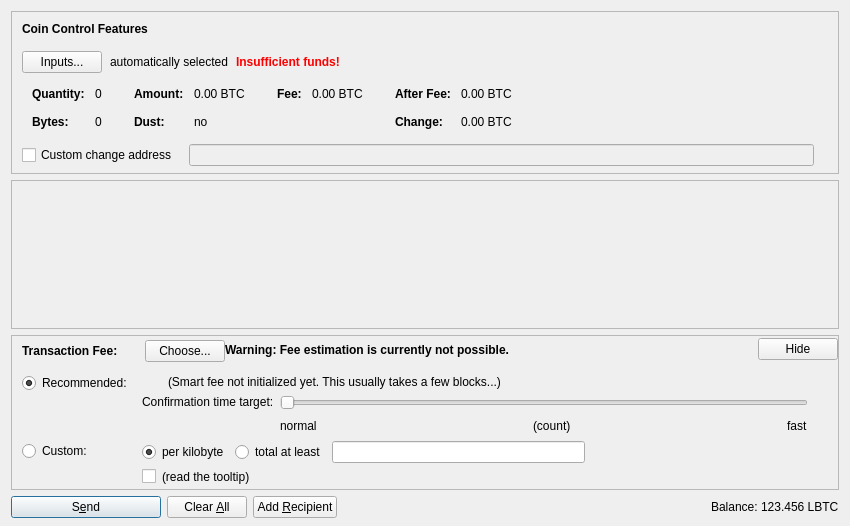
<?xml version="1.0" encoding="UTF-8"?>
<ui version="4.0">
 <class>SendCoinsDialog</class>
 <widget class="QDialog" name="SendCoinsDialog">
  <property name="geometry">
   <rect>
    <x>0</x>
    <y>0</y>
    <width>850</width>
    <height>526</height>
   </rect>
  </property>
  <property name="windowTitle">
   <string>Send Coins</string>
  </property>
  <layout class="QVBoxLayout" name="verticalLayout" stretch="0,1,0,0">
   <property name="bottomMargin">
    <number>8</number>
   </property>
   <item>
    <widget class="QFrame" name="frameCoinControl">
     <property name="sizePolicy">
      <sizepolicy hsizetype="Expanding" vsizetype="Expanding">
       <horstretch>0</horstretch>
       <verstretch>0</verstretch>
      </sizepolicy>
     </property>
     <property name="maximumSize">
      <size>
       <width>16777215</width>
       <height>16777215</height>
      </size>
     </property>
     <property name="frameShape">
      <enum>QFrame::StyledPanel</enum>
     </property>
     <property name="frameShadow">
      <enum>QFrame::Sunken</enum>
     </property>
     <layout class="QVBoxLayout" name="verticalLayoutCoinControl2">
      <property name="spacing">
       <number>0</number>
      </property>
      <property name="leftMargin">
       <number>0</number>
      </property>
      <property name="topMargin">
       <number>0</number>
      </property>
      <property name="rightMargin">
       <number>0</number>
      </property>
      <property name="bottomMargin">
       <number>6</number>
      </property>
      <item>
       <layout class="QVBoxLayout" name="verticalLayoutCoinControl" stretch="0,0,0,0,1">
        <property name="spacing">
         <number>0</number>
        </property>
        <property name="leftMargin">
         <number>10</number>
        </property>
        <property name="topMargin">
         <number>10</number>
        </property>
        <item>
         <layout class="QHBoxLayout" name="horizontalLayoutCoinControl1">
          <property name="bottomMargin">
           <number>15</number>
          </property>
          <item>
           <widget class="QLabel" name="labelCoinControlFeatures">
            <property name="sizePolicy">
             <sizepolicy hsizetype="Preferred" vsizetype="Maximum">
              <horstretch>0</horstretch>
              <verstretch>0</verstretch>
             </sizepolicy>
            </property>
            <property name="font">
             <font>
              <weight>75</weight>
              <bold>true</bold>
             </font>
            </property>
            <property name="styleSheet">
             <string notr="true">font-weight:bold;</string>
            </property>
            <property name="text">
             <string>Coin Control Features</string>
            </property>
           </widget>
          </item>
         </layout>
        </item>
        <item>
         <layout class="QHBoxLayout" name="horizontalLayoutCoinControl2" stretch="0,0,0,0">
          <property name="spacing">
           <number>8</number>
          </property>
          <property name="bottomMargin">
           <number>10</number>
          </property>
          <item>
           <widget class="QPushButton" name="pushButtonCoinControl">
            <property name="styleSheet">
             <string notr="true"/>
            </property>
            <property name="text">
             <string>Inputs...</string>
            </property>
            <property name="autoDefault">
             <bool>false</bool>
            </property>
           </widget>
          </item>
          <item>
           <widget class="QLabel" name="labelCoinControlAutomaticallySelected">
            <property name="text">
             <string>automatically selected</string>
            </property>
            <property name="margin">
             <number>5</number>
            </property>
           </widget>
          </item>
          <item>
           <widget class="QLabel" name="labelCoinControlInsuffFunds">
            <property name="font">
             <font>
              <weight>75</weight>
              <bold>true</bold>
             </font>
            </property>
            <property name="styleSheet">
             <string notr="true">color:red;font-weight:bold;</string>
            </property>
            <property name="text">
             <string>Insufficient funds!</string>
            </property>
            <property name="margin">
             <number>5</number>
            </property>
           </widget>
          </item>
          <item>
           <spacer name="horizontalSpacerCoinControl">
            <property name="orientation">
             <enum>Qt::Horizontal</enum>
            </property>
            <property name="sizeHint" stdset="0">
             <size>
              <width>40</width>
              <height>1</height>
             </size>
            </property>
           </spacer>
          </item>
         </layout>
        </item>
        <item>
         <widget class="QWidget" name="widgetCoinControl" native="true">
          <property name="sizePolicy">
           <sizepolicy hsizetype="Preferred" vsizetype="Preferred">
            <horstretch>0</horstretch>
            <verstretch>0</verstretch>
           </sizepolicy>
          </property>
          <property name="minimumSize">
           <size>
            <width>0</width>
            <height>0</height>
           </size>
          </property>
          <property name="styleSheet">
           <string notr="true"/>
          </property>
          <layout class="QHBoxLayout" name="horizontalLayoutCoinControl5">
           <property name="leftMargin">
            <number>0</number>
           </property>
           <property name="topMargin">
            <number>0</number>
           </property>
           <property name="rightMargin">
            <number>0</number>
           </property>
           <property name="bottomMargin">
            <number>0</number>
           </property>
           <item>
            <layout class="QHBoxLayout" name="horizontalLayoutCoinControl3" stretch="0,0,0,1">
             <property name="spacing">
              <number>20</number>
             </property>
             <property name="topMargin">
              <number>0</number>
             </property>
             <property name="bottomMargin">
              <number>10</number>
             </property>
             <item>
              <layout class="QFormLayout" name="formLayoutCoinControl1">
               <property name="horizontalSpacing">
                <number>10</number>
               </property>
               <property name="verticalSpacing">
                <number>14</number>
               </property>
               <property name="leftMargin">
                <number>10</number>
               </property>
               <property name="topMargin">
                <number>4</number>
               </property>
               <property name="rightMargin">
                <number>6</number>
               </property>
               <item row="0" column="0">
                <widget class="QLabel" name="labelCoinControlQuantityText">
                 <property name="font">
                  <font>
                   <weight>75</weight>
                   <bold>true</bold>
                  </font>
                 </property>
                 <property name="text">
                  <string>Quantity:</string>
                 </property>
                 <property name="margin">
                  <number>0</number>
                 </property>
                </widget>
               </item>
               <item row="0" column="1">
                <widget class="QLabel" name="labelCoinControlQuantity">
                 <property name="cursor">
                  <cursorShape>IBeamCursor</cursorShape>
                 </property>
                 <property name="contextMenuPolicy">
                  <enum>Qt::ActionsContextMenu</enum>
                 </property>
                 <property name="text">
                  <string notr="true">0</string>
                 </property>
                 <property name="margin">
                  <number>0</number>
                 </property>
                 <property name="textInteractionFlags">
                  <set>Qt::LinksAccessibleByMouse|Qt::TextSelectableByKeyboard|Qt::TextSelectableByMouse</set>
                 </property>
                </widget>
               </item>
               <item row="1" column="0">
                <widget class="QLabel" name="labelCoinControlBytesText">
                 <property name="font">
                  <font>
                   <weight>75</weight>
                   <bold>true</bold>
                  </font>
                 </property>
                 <property name="text">
                  <string>Bytes:</string>
                 </property>
                </widget>
               </item>
               <item row="1" column="1">
                <widget class="QLabel" name="labelCoinControlBytes">
                 <property name="cursor">
                  <cursorShape>IBeamCursor</cursorShape>
                 </property>
                 <property name="contextMenuPolicy">
                  <enum>Qt::ActionsContextMenu</enum>
                 </property>
                 <property name="text">
                  <string notr="true">0</string>
                 </property>
                 <property name="textInteractionFlags">
                  <set>Qt::LinksAccessibleByMouse|Qt::TextSelectableByKeyboard|Qt::TextSelectableByMouse</set>
                 </property>
                </widget>
               </item>
              </layout>
             </item>
             <item>
              <layout class="QFormLayout" name="formLayoutCoinControl2">
               <property name="horizontalSpacing">
                <number>10</number>
               </property>
               <property name="verticalSpacing">
                <number>14</number>
               </property>
               <property name="leftMargin">
                <number>6</number>
               </property>
               <property name="topMargin">
                <number>4</number>
               </property>
               <property name="rightMargin">
                <number>6</number>
               </property>
               <item row="0" column="0">
                <widget class="QLabel" name="labelCoinControlAmountText">
                 <property name="font">
                  <font>
                   <weight>75</weight>
                   <bold>true</bold>
                  </font>
                 </property>
                 <property name="text">
                  <string>Amount:</string>
                 </property>
                 <property name="margin">
                  <number>0</number>
                 </property>
                </widget>
               </item>
               <item row="0" column="1">
                <widget class="QLabel" name="labelCoinControlAmount">
                 <property name="cursor">
                  <cursorShape>IBeamCursor</cursorShape>
                 </property>
                 <property name="contextMenuPolicy">
                  <enum>Qt::ActionsContextMenu</enum>
                 </property>
                 <property name="text">
                  <string notr="true">0.00 BTC</string>
                 </property>
                 <property name="textInteractionFlags">
                  <set>Qt::LinksAccessibleByMouse|Qt::TextSelectableByKeyboard|Qt::TextSelectableByMouse</set>
                 </property>
                </widget>
               </item>
               <item row="1" column="0">
                <widget class="QLabel" name="labelCoinControlLowOutputText">
                 <property name="font">
                  <font>
                   <weight>75</weight>
                   <bold>true</bold>
                  </font>
                 </property>
                 <property name="text">
                  <string>Dust:</string>
                 </property>
                </widget>
               </item>
               <item row="1" column="1">
                <widget class="QLabel" name="labelCoinControlLowOutput">
                 <property name="cursor">
                  <cursorShape>IBeamCursor</cursorShape>
                 </property>
                 <property name="contextMenuPolicy">
                  <enum>Qt::ActionsContextMenu</enum>
                 </property>
                 <property name="text">
                  <string notr="true">no</string>
                 </property>
                 <property name="textInteractionFlags">
                  <set>Qt::LinksAccessibleByMouse|Qt::TextSelectableByKeyboard|Qt::TextSelectableByMouse</set>
                 </property>
                </widget>
               </item>
              </layout>
             </item>
             <item>
              <layout class="QFormLayout" name="formLayoutCoinControl3">
               <property name="horizontalSpacing">
                <number>10</number>
               </property>
               <property name="verticalSpacing">
                <number>14</number>
               </property>
               <property name="leftMargin">
                <number>6</number>
               </property>
               <property name="topMargin">
                <number>4</number>
               </property>
               <property name="rightMargin">
                <number>6</number>
               </property>
               <item row="0" column="0">
                <widget class="QLabel" name="labelCoinControlFeeText">
                 <property name="font">
                  <font>
                   <weight>75</weight>
                   <bold>true</bold>
                  </font>
                 </property>
                 <property name="text">
                  <string>Fee:</string>
                 </property>
                 <property name="margin">
                  <number>0</number>
                 </property>
                </widget>
               </item>
               <item row="0" column="1">
                <widget class="QLabel" name="labelCoinControlFee">
                 <property name="cursor">
                  <cursorShape>IBeamCursor</cursorShape>
                 </property>
                 <property name="contextMenuPolicy">
                  <enum>Qt::ActionsContextMenu</enum>
                 </property>
                 <property name="text">
                  <string notr="true">0.00 BTC</string>
                 </property>
                 <property name="textInteractionFlags">
                  <set>Qt::LinksAccessibleByMouse|Qt::TextSelectableByKeyboard|Qt::TextSelectableByMouse</set>
                 </property>
                </widget>
               </item>
              </layout>
             </item>
             <item>
              <layout class="QFormLayout" name="formLayoutCoinControl4">
               <property name="horizontalSpacing">
                <number>10</number>
               </property>
               <property name="verticalSpacing">
                <number>14</number>
               </property>
               <property name="leftMargin">
                <number>6</number>
               </property>
               <property name="topMargin">
                <number>4</number>
               </property>
               <property name="rightMargin">
                <number>6</number>
               </property>
               <item row="0" column="0">
                <widget class="QLabel" name="labelCoinControlAfterFeeText">
                 <property name="font">
                  <font>
                   <weight>75</weight>
                   <bold>true</bold>
                  </font>
                 </property>
                 <property name="text">
                  <string>After Fee:</string>
                 </property>
                 <property name="margin">
                  <number>0</number>
                 </property>
                </widget>
               </item>
               <item row="0" column="1">
                <widget class="QLabel" name="labelCoinControlAfterFee">
                 <property name="cursor">
                  <cursorShape>IBeamCursor</cursorShape>
                 </property>
                 <property name="contextMenuPolicy">
                  <enum>Qt::ActionsContextMenu</enum>
                 </property>
                 <property name="text">
                  <string notr="true">0.00 BTC</string>
                 </property>
                 <property name="textInteractionFlags">
                  <set>Qt::LinksAccessibleByMouse|Qt::TextSelectableByKeyboard|Qt::TextSelectableByMouse</set>
                 </property>
                </widget>
               </item>
               <item row="1" column="0">
                <widget class="QLabel" name="labelCoinControlChangeText">
                 <property name="font">
                  <font>
                   <weight>75</weight>
                   <bold>true</bold>
                  </font>
                 </property>
                 <property name="text">
                  <string>Change:</string>
                 </property>
                </widget>
               </item>
               <item row="1" column="1">
                <widget class="QLabel" name="labelCoinControlChange">
                 <property name="cursor">
                  <cursorShape>IBeamCursor</cursorShape>
                 </property>
                 <property name="contextMenuPolicy">
                  <enum>Qt::ActionsContextMenu</enum>
                 </property>
                 <property name="text">
                  <string notr="true">0.00 BTC</string>
                 </property>
                 <property name="textInteractionFlags">
                  <set>Qt::LinksAccessibleByMouse|Qt::TextSelectableByKeyboard|Qt::TextSelectableByMouse</set>
                 </property>
                </widget>
               </item>
              </layout>
             </item>
            </layout>
           </item>
          </layout>
         </widget>
        </item>
        <item>
         <layout class="QHBoxLayout" name="horizontalLayoutCoinControl4" stretch="0,0,0">
          <property name="spacing">
           <number>12</number>
          </property>
          <property name="sizeConstraint">
           <enum>QLayout::SetDefaultConstraint</enum>
          </property>
          <property name="topMargin">
           <number>5</number>
          </property>
          <property name="rightMargin">
           <number>5</number>
          </property>
          <item>
           <widget class="QCheckBox" name="checkBoxCoinControlChange">
            <property name="toolTip">
             <string>If this is activated, but the change address is empty or invalid, change will be sent to a newly generated address.</string>
            </property>
            <property name="text">
             <string>Custom change address</string>
            </property>
           </widget>
          </item>
          <item>
           <widget class="QValidatedLineEdit" name="lineEditCoinControlChange">
            <property name="enabled">
             <bool>false</bool>
            </property>
            <property name="sizePolicy">
             <sizepolicy hsizetype="Expanding" vsizetype="Fixed">
              <horstretch>0</horstretch>
              <verstretch>0</verstretch>
             </sizepolicy>
            </property>
           </widget>
          </item>
          <item>
           <widget class="QLabel" name="labelCoinControlChangeLabel">
            <property name="sizePolicy">
             <sizepolicy hsizetype="Preferred" vsizetype="Expanding">
              <horstretch>0</horstretch>
              <verstretch>0</verstretch>
             </sizepolicy>
            </property>
            <property name="minimumSize">
             <size>
              <width>0</width>
              <height>0</height>
             </size>
            </property>
            <property name="text">
             <string/>
            </property>
            <property name="margin">
             <number>3</number>
            </property>
           </widget>
          </item>
         </layout>
        </item>
        <item>
         <spacer name="verticalSpacerCoinControl">
          <property name="orientation">
           <enum>Qt::Vertical</enum>
          </property>
          <property name="sizeHint" stdset="0">
           <size>
            <width>800</width>
            <height>1</height>
           </size>
          </property>
         </spacer>
        </item>
       </layout>
      </item>
     </layout>
    </widget>
   </item>
   <item>
    <widget class="QScrollArea" name="scrollArea">
     <property name="widgetResizable">
      <bool>true</bool>
     </property>
     <widget class="QWidget" name="scrollAreaWidgetContents">
      <property name="geometry">
       <rect>
        <x>0</x>
        <y>0</y>
        <width>830</width>
        <height>96</height>
       </rect>
      </property>
      <layout class="QVBoxLayout" name="verticalLayout_2" stretch="0,1">
       <property name="leftMargin">
        <number>0</number>
       </property>
       <property name="topMargin">
        <number>0</number>
       </property>
       <property name="rightMargin">
        <number>0</number>
       </property>
       <property name="bottomMargin">
        <number>0</number>
       </property>
       <item>
        <layout class="QVBoxLayout" name="entries">
         <property name="spacing">
          <number>6</number>
         </property>
        </layout>
       </item>
       <item>
        <spacer name="verticalSpacer">
         <property name="orientation">
          <enum>Qt::Vertical</enum>
         </property>
         <property name="sizeHint" stdset="0">
          <size>
           <width>20</width>
           <height>40</height>
          </size>
         </property>
        </spacer>
       </item>
      </layout>
     </widget>
    </widget>
   </item>
   <item>
    <widget class="QFrame" name="frameFee">
     <property name="sizePolicy">
      <sizepolicy hsizetype="Expanding" vsizetype="Expanding">
       <horstretch>0</horstretch>
       <verstretch>0</verstretch>
      </sizepolicy>
     </property>
     <property name="maximumSize">
      <size>
       <width>16777215</width>
       <height>16777215</height>
      </size>
     </property>
     <property name="frameShape">
      <enum>QFrame::StyledPanel</enum>
     </property>
     <property name="frameShadow">
      <enum>QFrame::Sunken</enum>
     </property>
     <layout class="QVBoxLayout" name="verticalLayoutFee1">
      <property name="spacing">
       <number>0</number>
      </property>
      <property name="leftMargin">
       <number>0</number>
      </property>
      <property name="topMargin">
       <number>0</number>
      </property>
      <property name="rightMargin">
       <number>0</number>
      </property>
      <property name="bottomMargin">
       <number>0</number>
      </property>
      <item>
       <layout class="QVBoxLayout" name="verticalLayoutFee2" stretch="0,0,0">
        <property name="spacing">
         <number>0</number>
        </property>
        <property name="leftMargin">
         <number>10</number>
        </property>
        <property name="topMargin">
         <number>0</number>
        </property>
        <item>
         <layout class="QHBoxLayout" name="horizontalLayoutFee1">
          <property name="bottomMargin">
           <number>0</number>
          </property>
          <item>
           <layout class="QVBoxLayout" name="verticalLayoutFee7">
            <property name="spacing">
             <number>0</number>
            </property>
            <item>
             <spacer name="verticalSpacerSmartFee">
              <property name="orientation">
               <enum>Qt::Vertical</enum>
              </property>
              <property name="sizeType">
               <enum>QSizePolicy::Fixed</enum>
              </property>
              <property name="sizeHint" stdset="0">
               <size>
                <width>1</width>
                <height>4</height>
               </size>
              </property>
             </spacer>
            </item>
            <item>
             <layout class="QHBoxLayout" name="horizontalLayoutSmartFee">
              <property name="spacing">
               <number>10</number>
              </property>
              <item>
               <widget class="QLabel" name="labelFeeHeadline">
                <property name="sizePolicy">
                 <sizepolicy hsizetype="Preferred" vsizetype="Maximum">
                  <horstretch>0</horstretch>
                  <verstretch>0</verstretch>
                 </sizepolicy>
                </property>
                <property name="font">
                 <font>
                  <weight>75</weight>
                  <bold>true</bold>
                 </font>
                </property>
                <property name="styleSheet">
                 <string notr="true">font-weight:bold;</string>
                </property>
                <property name="text">
                 <string>Transaction Fee:</string>
                </property>
               </widget>
              </item>
              <item>
               <widget class="QLabel" name="labelFeeMinimized">
                <property name="enabled">
                 <bool>true</bool>
                </property>
                <property name="text">
                 <string/>
                </property>
               </widget>
              </item>
              <item>
               <widget class="QPushButton" name="buttonChooseFee">
                <property name="enabled">
                 <bool>true</bool>
                </property>
                <property name="text">
                 <string>Choose...</string>
                </property>
               </widget>
              </item>
             </layout>
            </item>
            <item>
             <spacer name="verticalSpacer_5">
              <property name="orientation">
               <enum>Qt::Vertical</enum>
              </property>
              <property name="sizeHint" stdset="0">
               <size>
                <width>1</width>
                <height>1</height>
               </size>
              </property>
             </spacer>
            </item>
           </layout>
          </item>
          <item>
           <widget class="QLabel" name="fallbackFeeWarningLabel">
            <property name="font">
             <font>
              <weight>75</weight>
              <bold>true</bold>
             </font>
            </property>
            <property name="toolTip">
             <string>Using the fallbackfee can result in sending a transaction that will take several hours or days (or never) to confirm. Consider choosing your fee manually or wait until your have validated the complete chain.</string>
            </property>
            <property name="text">
             <string>Warning: Fee estimation is currently not possible.</string>
            </property>
            <property name="wordWrap">
             <bool>false</bool>
            </property>
           </widget>
          </item>
          <item>
           <spacer name="horizontalSpacer_4">
            <property name="orientation">
             <enum>Qt::Horizontal</enum>
            </property>
            <property name="sizeType">
             <enum>QSizePolicy::MinimumExpanding</enum>
            </property>
            <property name="sizeHint" stdset="0">
             <size>
              <width>40</width>
              <height>20</height>
             </size>
            </property>
           </spacer>
          </item>
          <item>
           <widget class="QPushButton" name="buttonMinimizeFee">
            <property name="toolTip">
             <string>collapse fee-settings</string>
            </property>
            <property name="text">
             <string>Hide</string>
            </property>
           </widget>
          </item>
         </layout>
        </item>
        <item>
         <widget class="QFrame" name="frameFeeSelection">
          <layout class="QVBoxLayout" name="verticalLayoutFee12">
           <property name="spacing">
            <number>0</number>
           </property>
           <property name="leftMargin">
            <number>0</number>
           </property>
           <property name="topMargin">
            <number>0</number>
           </property>
           <property name="rightMargin">
            <number>0</number>
           </property>
           <property name="bottomMargin">
            <number>0</number>
           </property>
           <item>
            <layout class="QGridLayout" name="gridLayoutFee">
             <property name="topMargin">
              <number>10</number>
             </property>
             <property name="bottomMargin">
              <number>4</number>
             </property>
             <property name="horizontalSpacing">
              <number>10</number>
             </property>
             <property name="verticalSpacing">
              <number>4</number>
             </property>
             <item row="1" column="1">
              <layout class="QVBoxLayout" name="verticalLayoutFee8">
               <property name="spacing">
                <number>6</number>
               </property>
               <item>
                <layout class="QHBoxLayout" name="horizontalLayoutFee13">
                 <item>
                  <widget class="QRadioButton" name="radioCustomPerKilobyte">
                   <property name="toolTip">
                    <string>If the custom fee is set to 1000 satoshis and the transaction is only 250 bytes, then &quot;per kilobyte&quot; only pays 250 satoshis in fee, while &quot;total at least&quot; pays 1000 satoshis. For transactions bigger than a kilobyte both pay by kilobyte.</string>
                   </property>
                   <property name="text">
                    <string>per kilobyte</string>
                   </property>
                   <property name="checked">
                    <bool>true</bool>
                   </property>
                   <attribute name="buttonGroup">
                    <string notr="true">groupCustomFee</string>
                   </attribute>
                  </widget>
                 </item>
                 <item>
                  <widget class="QRadioButton" name="radioCustomAtLeast">
                   <property name="toolTip">
                    <string>If the custom fee is set to 1000 satoshis and the transaction is only 250 bytes, then &quot;per kilobyte&quot; only pays 250 satoshis in fee, while &quot;total at least&quot; pays 1000 satoshis. For transactions bigger than a kilobyte both pay by kilobyte.</string>
                   </property>
                   <property name="text">
                    <string>total at least</string>
                   </property>
                   <attribute name="buttonGroup">
                    <string notr="true">groupCustomFee</string>
                   </attribute>
                  </widget>
                 </item>
                 <item>
                  <widget class="BitcoinAmountField" name="customFee"/>
                 </item>
                 <item>
                  <spacer name="horizontalSpacer_6">
                   <property name="orientation">
                    <enum>Qt::Horizontal</enum>
                   </property>
                   <property name="sizeHint" stdset="0">
                    <size>
                     <width>1</width>
                     <height>1</height>
                    </size>
                   </property>
                  </spacer>
                 </item>
                </layout>
               </item>
               <item>
                <layout class="QHBoxLayout" name="horizontalLayoutFee8">
                 <item>
                  <widget class="QCheckBox" name="checkBoxMinimumFee">
                   <property name="toolTip">
                    <string>Paying only the minimum fee is just fine as long as there is less transaction volume than space in the blocks. But be aware that this can end up in a never confirming transaction once there is more demand for LBTC transactions than the network can process.</string>
                   </property>
                   <property name="text">
                    <string/>
                   </property>
                  </widget>
                 </item>
                 <item>
                  <widget class="QLabel" name="labelMinFeeWarning">
                   <property name="enabled">
                    <bool>true</bool>
                   </property>
                   <property name="toolTip">
                    <string>Paying only the minimum fee is just fine as long as there is less transaction volume than space in the blocks. But be aware that this can end up in a never confirming transaction once there is more demand for LBTC transactions than the network can process.</string>
                   </property>
                   <property name="text">
                    <string>(read the tooltip)</string>
                   </property>
                   <property name="margin">
                    <number>5</number>
                   </property>
                  </widget>
                 </item>
                 <item>
                  <spacer name="horizontalSpacer_2">
                   <property name="orientation">
                    <enum>Qt::Horizontal</enum>
                   </property>
                   <property name="sizeHint" stdset="0">
                    <size>
                     <width>1</width>
                     <height>1</height>
                    </size>
                   </property>
                  </spacer>
                 </item>
                </layout>
               </item>
              </layout>
             </item>
             <item row="0" column="0">
              <layout class="QVBoxLayout" name="verticalLayoutFee4" stretch="0,1">
               <item>
                <widget class="QRadioButton" name="radioSmartFee">
                 <property name="text">
                  <string>Recommended:</string>
                 </property>
                 <property name="checked">
                  <bool>true</bool>
                 </property>
                 <attribute name="buttonGroup">
                  <string notr="true">groupFee</string>
                 </attribute>
                </widget>
               </item>
               <item>
                <spacer name="verticalSpacer_2">
                 <property name="orientation">
                  <enum>Qt::Vertical</enum>
                 </property>
                 <property name="sizeHint" stdset="0">
                  <size>
                   <width>1</width>
                   <height>1</height>
                  </size>
                 </property>
                </spacer>
               </item>
              </layout>
             </item>
             <item row="1" column="0">
              <layout class="QVBoxLayout" name="verticalLayoutFee9" stretch="0,1">
               <item>
                <widget class="QRadioButton" name="radioCustomFee">
                 <property name="text">
                  <string>Custom:</string>
                 </property>
                 <attribute name="buttonGroup">
                  <string notr="true">groupFee</string>
                 </attribute>
                </widget>
               </item>
               <item>
                <spacer name="verticalSpacer_6">
                 <property name="orientation">
                  <enum>Qt::Vertical</enum>
                 </property>
                 <property name="sizeHint" stdset="0">
                  <size>
                   <width>1</width>
                   <height>1</height>
                  </size>
                 </property>
                </spacer>
               </item>
              </layout>
             </item>
             <item row="0" column="1">
              <layout class="QVBoxLayout" name="verticalLayoutFee3" stretch="0,0,1">
               <property name="spacing">
                <number>6</number>
               </property>
               <property name="topMargin">
                <number>2</number>
               </property>
               <item>
                <layout class="QHBoxLayout" name="horizontalLayoutFee12">
                 <item>
                  <widget class="QLabel" name="labelSmartFee">
                   <property name="text">
                    <string/>
                   </property>
                   <property name="margin">
                    <number>2</number>
                   </property>
                  </widget>
                 </item>
                 <item>
                  <widget class="QLabel" name="labelFeeEstimation">
                   <property name="text">
                    <string/>
                   </property>
                  </widget>
                 </item>
                 <item>
                  <widget class="QLabel" name="labelSmartFee2">
                   <property name="text">
                    <string>(Smart fee not initialized yet. This usually takes a few blocks...)</string>
                   </property>
                   <property name="margin">
                    <number>2</number>
                   </property>
                  </widget>
                 </item>
                 <item>
                  <spacer name="horizontalSpacer_5">
                   <property name="orientation">
                    <enum>Qt::Horizontal</enum>
                   </property>
                   <property name="sizeHint" stdset="0">
                    <size>
                     <width>1</width>
                     <height>1</height>
                    </size>
                   </property>
                  </spacer>
                 </item>
                </layout>
               </item>
               <item>
                <layout class="QHBoxLayout" name="horizontalLayoutFee9">
                 <item>
                  <layout class="QVBoxLayout" name="verticalLayoutFee6">
                   <item>
                    <widget class="QLabel" name="labelSmartFee3">
                     <property name="text">
                      <string>Confirmation time target:</string>
                     </property>
                     <property name="margin">
                      <number>2</number>
                     </property>
                    </widget>
                   </item>
                   <item>
                    <spacer name="verticalSpacer_3">
                     <property name="orientation">
                      <enum>Qt::Vertical</enum>
                     </property>
                     <property name="sizeHint" stdset="0">
                      <size>
                       <width>1</width>
                       <height>1</height>
                      </size>
                     </property>
                    </spacer>
                   </item>
                  </layout>
                 </item>
                 <item>
                  <layout class="QVBoxLayout" name="verticalLayoutFee5">
                   <property name="rightMargin">
                    <number>30</number>
                   </property>
                   <item>
                    <widget class="QSlider" name="sliderSmartFee">
                     <property name="minimum">
                      <number>0</number>
                     </property>
                     <property name="maximum">
                      <number>23</number>
                     </property>
                     <property name="pageStep">
                      <number>1</number>
                     </property>
                     <property name="value">
                      <number>0</number>
                     </property>
                     <property name="orientation">
                      <enum>Qt::Horizontal</enum>
                     </property>
                     <property name="invertedAppearance">
                      <bool>false</bool>
                     </property>
                     <property name="invertedControls">
                      <bool>false</bool>
                     </property>
                     <property name="tickPosition">
                      <enum>QSlider::NoTicks</enum>
                     </property>
                    </widget>
                   </item>
                   <item>
                    <layout class="QHBoxLayout" name="horizontalLayoutFee10">
                     <item>
                      <widget class="QLabel" name="labelSmartFeeNormal">
                       <property name="text">
                        <string>normal</string>
                       </property>
                      </widget>
                     </item>
                     <item>
                      <spacer name="horizontalSpacer_7">
                       <property name="orientation">
                        <enum>Qt::Horizontal</enum>
                       </property>
                       <property name="sizeHint" stdset="0">
                        <size>
                         <width>40</width>
                         <height>20</height>
                        </size>
                       </property>
                      </spacer>
                     </item>
                     <item>
                      <widget class="QLabel" name="confirmationTargetLabel">
                       <property name="text">
                        <string notr="true">(count)</string>
                       </property>
                      </widget>
                     </item>
                     <item>
                      <spacer name="horizontalSpacer_3">
                       <property name="orientation">
                        <enum>Qt::Horizontal</enum>
                       </property>
                       <property name="sizeHint" stdset="0">
                        <size>
                         <width>40</width>
                         <height>20</height>
                        </size>
                       </property>
                      </spacer>
                     </item>
                     <item>
                      <widget class="QLabel" name="labelSmartFeeFast">
                       <property name="text">
                        <string>fast</string>
                       </property>
                      </widget>
                     </item>
                    </layout>
                   </item>
                  </layout>
                 </item>
                </layout>
               </item>
               <item>
                <spacer name="verticalSpacer_4">
                 <property name="orientation">
                  <enum>Qt::Vertical</enum>
                 </property>
                 <property name="sizeHint" stdset="0">
                  <size>
                   <width>1</width>
                   <height>1</height>
                  </size>
                 </property>
                </spacer>
               </item>
              </layout>
             </item>
            </layout>
           </item>
          </layout>
         </widget>
        </item>
        <item>
         <spacer name="verticalSpacerFee">
          <property name="orientation">
           <enum>Qt::Vertical</enum>
          </property>
          <property name="sizeHint" stdset="0">
           <size>
            <width>800</width>
            <height>1</height>
           </size>
          </property>
         </spacer>
        </item>
       </layout>
      </item>
     </layout>
    </widget>
   </item>
   <item>
    <layout class="QHBoxLayout" name="horizontalLayout">
     <item>
      <widget class="QPushButton" name="sendButton">
       <property name="minimumSize">
        <size>
         <width>150</width>
         <height>0</height>
        </size>
       </property>
       <property name="toolTip">
        <string>Confirm the send action</string>
       </property>
       <property name="text">
        <string>S&amp;end</string>
       </property>
       <property name="icon">
        <iconset resource="../bitcoin.qrc">
         <normaloff>:/icons/send</normaloff>:/icons/send</iconset>
       </property>
       <property name="autoDefault">
        <bool>false</bool>
       </property>
       <property name="default">
        <bool>true</bool>
       </property>
      </widget>
     </item>
     <item>
      <widget class="QPushButton" name="clearButton">
       <property name="sizePolicy">
        <sizepolicy hsizetype="Minimum" vsizetype="Fixed">
         <horstretch>0</horstretch>
         <verstretch>0</verstretch>
        </sizepolicy>
       </property>
       <property name="toolTip">
        <string>Clear all fields of the form.</string>
       </property>
       <property name="text">
        <string>Clear &amp;All</string>
       </property>
       <property name="icon">
        <iconset resource="../bitcoin.qrc">
         <normaloff>:/icons/remove</normaloff>:/icons/remove</iconset>
       </property>
       <property name="autoDefault">
        <bool>false</bool>
       </property>
      </widget>
     </item>
     <item>
      <widget class="QPushButton" name="addButton">
       <property name="toolTip">
        <string>Send to multiple recipients at once</string>
       </property>
       <property name="text">
        <string>Add &amp;Recipient</string>
       </property>
       <property name="icon">
        <iconset resource="../bitcoin.qrc">
         <normaloff>:/icons/add</normaloff>:/icons/add</iconset>
       </property>
       <property name="autoDefault">
        <bool>false</bool>
       </property>
      </widget>
     </item>
     <item>
      <spacer name="horizontalSpacer">
       <property name="orientation">
        <enum>Qt::Horizontal</enum>
       </property>
       <property name="sizeHint" stdset="0">
        <size>
         <width>40</width>
         <height>20</height>
        </size>
       </property>
      </spacer>
     </item>
     <item>
      <layout class="QHBoxLayout" name="horizontalLayout_2">
       <property name="spacing">
        <number>3</number>
       </property>
       <item>
        <widget class="QLabel" name="label">
         <property name="sizePolicy">
          <sizepolicy hsizetype="Preferred" vsizetype="Fixed">
           <horstretch>0</horstretch>
           <verstretch>0</verstretch>
          </sizepolicy>
         </property>
         <property name="text">
          <string>Balance:</string>
         </property>
        </widget>
       </item>
       <item>
        <widget class="QLabel" name="labelBalance">
         <property name="sizePolicy">
          <sizepolicy hsizetype="Preferred" vsizetype="Fixed">
           <horstretch>0</horstretch>
           <verstretch>0</verstretch>
          </sizepolicy>
         </property>
         <property name="cursor">
          <cursorShape>IBeamCursor</cursorShape>
         </property>
         <property name="text">
          <string notr="true">123.456 LBTC</string>
         </property>
         <property name="textInteractionFlags">
          <set>Qt::LinksAccessibleByMouse|Qt::TextSelectableByKeyboard|Qt::TextSelectableByMouse</set>
         </property>
        </widget>
       </item>
      </layout>
     </item>
    </layout>
   </item>
  </layout>
 </widget>
 <customwidgets>
  <customwidget>
   <class>QValidatedLineEdit</class>
   <extends>QLineEdit</extends>
   <header>qvalidatedlineedit.h</header>
  </customwidget>
  <customwidget>
   <class>BitcoinAmountField</class>
   <extends>QLineEdit</extends>
   <header>bitcoinamountfield.h</header>
   <container>1</container>
  </customwidget>
 </customwidgets>
 <resources>
  <include location="../bitcoin.qrc"/>
 </resources>
 <connections/>
 <buttongroups>
  <buttongroup name="groupCustomFee"/>
  <buttongroup name="groupFee"/>
 </buttongroups>
</ui>
